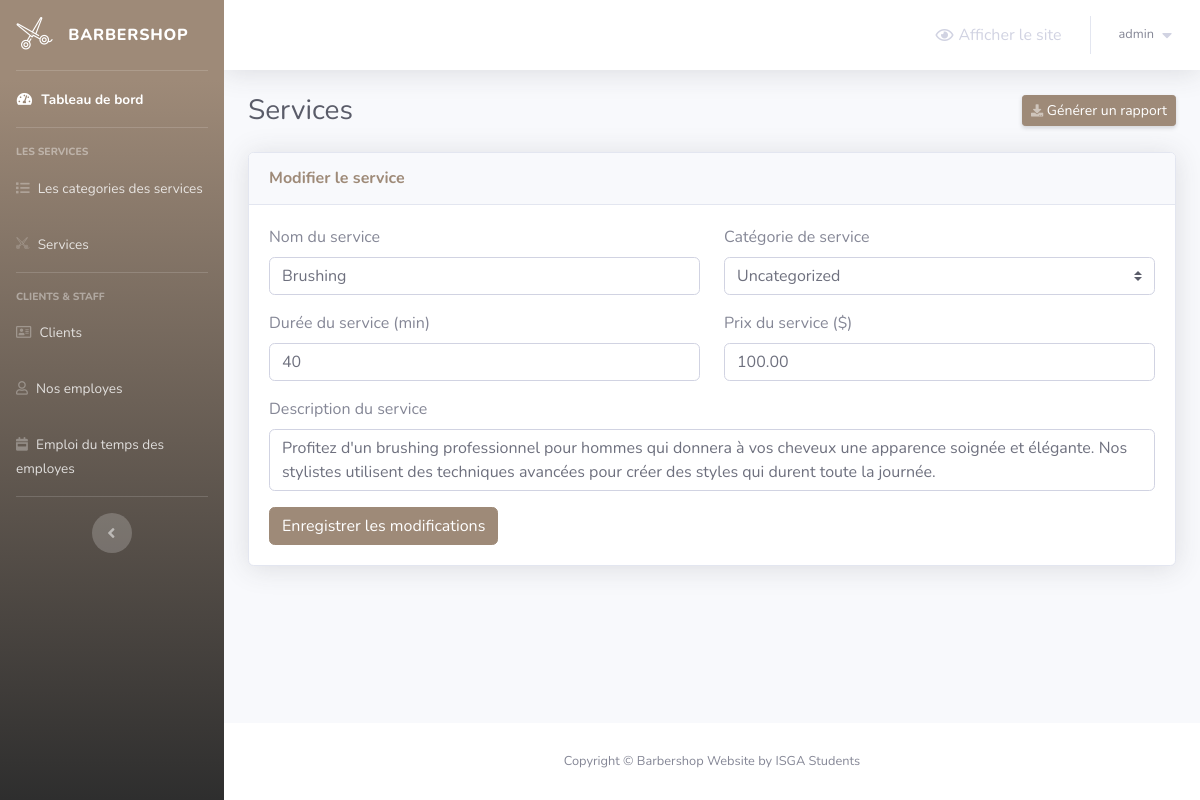
Page /barber-admin/services.php?do=Edit&service_id=3 (signed in) on the committed database.
### tables this page shows
CREATE TABLE IF NOT EXISTS `services` (
  `service_id` int NOT NULL AUTO_INCREMENT,
  `service_name` varchar(50) NOT NULL,
  `service_description` varchar(255) NOT NULL,
  `service_price` decimal(6,2) NOT NULL,
  `service_duration` int NOT NULL,
  `category_id` int NOT NULL,
  PRIMARY KEY (`service_id`),
  KEY `FK_service_category` (`category_id`)
);

### barber-admin/services.php (the view, shortened to what this page needs)
<?php
    include 'Includes/templates/header.php';
    if(isset($_SESSION['username_barbershop_Xw211qAAsq4']) && isset($_SESSION['password_barbershop_Xw211qAAsq4']))
    {
?>
        <div class="container-fluid">
            <div class="d-sm-flex align-items-center justify-content-between mb-4">
                <h1 class="h3 mb-0 text-gray-800">Services</h1>
                <a href="#" class="d-none d-sm-inline-block btn btn-sm btn-primary shadow-sm">
                    <i class="fas fa-download fa-sm text-white-50"></i>
                    Générer un rapport
                </a>
            </div>
            <?php
                $do = '';
                if(isset($_GET['do']) && in_array($_GET['do'], array('Add','Edit')))
                {
                    $do = htmlspecialchars($_GET['do']);
                }
                else
                {
                    $do = 'Manage';
                }
                if($do == 'Manage')
                {
                    $stmt = $con->prepare("SELECT * FROM services s, service_categories sc where s.category_id = sc.category_id");
                    $stmt->execute();
                    $rows_services = $stmt->fetchAll();
                ?>
                    <div class="card shadow mb-4">
                        <div class="card-header py-3">
                            <h6 class="m-0 font-weight-bold text-primary">Services</h6>
                        </div>
                        <div class="card-body">
                            <a href="services.php?do=Add" class="btn btn-success btn-sm" style="margin-bottom: 10px;">
                                <i class="fa fa-plus"></i>
                                Ajouter un service
                            </a>
                            <table class="table table-bordered">
                                <thead>
                                    <tr>
                                        <th scope="col">Nom du service</th>
                                        <th scope="col">Catégorie de service</th>
                                        <th scope="col">Description</th>
                                        <th scope="col">Prix</th>
                                        <th scope="col">Durée</th>
                                        <th scope="col">Gérer</th>
                                    </tr>
                                </thead>
                                <tbody>
                                    <?php
                                        foreach($rows_services as $service)
                                        {
                                            echo "<tr>";
                                                echo "<td>";
                                                    echo $service['service_name'];
                                                echo "</td>";
                                                echo "<td>";
                                                    echo $service['category_name'];
                                                echo "</td>";
                                                echo "<td style = 'width:30%'>";
                                                    echo $service['service_description'];
                                                echo "</td>";
                                                echo "<td>";
                                                    echo $service['service_price'];
                                                echo "</td>";
                                                echo "<td>";
                                                    echo $service['service_duration'];
                                                echo "</td>";
                                                echo "<td>";
                                                    $delete_data = "delete_".$service["service_id"];
                                                    ?>
                                                        <ul class="list-inline m-0">
                                                            <li class="list-inline-item" data-toggle="tooltip" title="Modifier">
                                                                <button class="btn btn-success btn-sm rounded-0">
                                                                    <a href="services.php?do=Edit&service_id=<?php echo $service['service_id']; ?>" style="color: white;">
                                                                        <i class="fa fa-edit"></i>
                                                                    </a>
                                                                </button>
                                                            </li>
                                                            <li class="list-inline-item" data-toggle="tooltip" title="Supprimer">
                                                                <button class="btn btn-danger btn-sm rounded-0" type="button" data-toggle="modal" data-target="#<?php echo $delete_data; ?>" data-placement="top"><i class="fa fa-trash"></i></button>
                                                                <div class="modal fade" id="<?php echo $delete_data; ?>" tabindex="-1" role="dialog" aria-labelledby="<?php echo $delete_data; ?>" aria-hidden="true">
                                                                    <div class="modal-dialog" role="document">
                                                                        <div class="modal-content">
                                                                            <div class="modal-header">
                                                                                <h5 class="modal-title" id="exampleModalLabel">Supprimer le service</h5>
                                                                                <button type="button" class="close" data-dismiss="modal" aria-label="Close">
                                                                                    <span aria-hidden="true">×</span>
                                                                                </button>
                                                                            </div>
                                                                            <div class="modal-body">
                                                                                Êtes-vous sûr de vouloir supprimer ce service "<?php echo $service['service_name']; ?>"?
                                                                            </div>
                                                                            <div class="modal-footer">
                                                                                <button type="button" class="btn btn-secondary" data-dismiss="modal">Annuler</button>
                                                                                <button type="button" data-id = "<?php echo $service['service_id']; ?>" class="btn btn-danger delete_service_bttn">Supprimer</button>
                                                                            </div>
                                                                        </div>
                                                                    </div>
                                                                </div>
                                                            </li>
                                                        </ul>
                                                    <?php
                                                echo "</td>";
                                            echo "</tr>";
                                        }
                                    ?>
                                </tbody>
                            </table>
                        </div>
                    </div>
                    <?php
                }
                elseif($do == "Edit")
                {
                    $service_id = (isset($_GET['service_id']) && is_numeric($_GET['service_id']))?intval($_GET['service_id']):0;
                    if($service_id)
                    {
                        $stmt = $con->prepare("Select * from services where service_id = ?");
                        $stmt->execute(array($service_id));
                        $service = $stmt->fetch();
                        $count = $stmt->rowCount();
                        if($count > 0)
                        {
                            ?>
                            <div class="card shadow mb-4">
                                <div class="card-header py-3">
                                    <h6 class="m-0 font-weight-bold text-primary">Modifier le service</h6>
                                </div>
                                <div class="card-body">
                                    <form method="POST" action="services.php?do=Edit&service_id=<?php echo $service_id; ?>">
                                        <div class="row">
                                            <div class="col-md-6">
                                                <div class="form-group">
                                                    <label for="service_name">Nom du service</label>
                                                    <input type="text" class="form-control" value="<?php echo $service['service_name'] ?>" placeholder="Nom du service" name="service_name">
                                                </div>
                                            </div>
                                            <div class="col-md-6">
                                                <?php
                                                    $stmt = $con->prepare("SELECT * FROM service_categories");
                                                    $stmt->execute();
                                                    $rows_categories = $stmt->fetchAll();
                                                ?>
                                                <div class="form-group">
                                                    <label for="service_category">Catégorie de service</label>
                                                    <select class="custom-select" name="service_category">
                                                        <?php
                                                            foreach($rows_categories as $category)
                                                            {
                                                                if($category['category_id'] == $service['category_id'])
                                                                {
                                                                    echo "<option value = '".$category['category_id']."' selected>";
                                                                        echo $category['category_name'];
                                                                    echo "</option>";
                                                                }
                                                                else
                                                                {
                                                                    echo "<option value = '".$category['category_id']."'>";
                                                                        echo $category['category_name'];
                                                                    echo "</option>";
                                                                }
                                                            }
                                                        ?>
                                                    </select>
                                                </div>
                                            </div>
                                        </div>
                                        <div class="row">
                                            <div class="col-md-6">
                                                <div class="form-group">
                                                    <label for="service_duration">Durée du service (min)</label>
                                                    <input type="text" class="form-control" value="<?php echo $service['service_duration'] ?>" placeholder="Durée du service" name="service_duration">
                                                </div>
                                            </div>
                                            <div class="col-md-6">
                                                <div class="form-group">
                                                    <label for="service_price">Prix du service ($)</label>
                                                    <input type="text" class="form-control" value="<?php echo $service['service_price'] ?>" placeholder="Prix du service" name="service_price">
                                                </div>
                                            </div>
                                        </div>
                                        <div class="row">
                                            <div class="col-md-12">
                                                <div class="form-group">
                                                    <label for="service_description">Description du service</label>
                                                    <textarea class="form-control" name="service_description" style="resize: none;"><?php echo $service['service_description']; ?></textarea>
                                                </div>
                                            </div>
                                        </div>
                                        <button type="submit" name="edit_service_sbmt" class="btn btn-primary">Enregistrer les modifications</button>
                                    </form>
                                </div>
                            </div>
                            <?php
                        }
                        else
                        {
                            header('Location: services.php');
                            exit();
                        }
                    }
                    else
                    {
                        header('Location: services.php');
                        exit();
                    }
                }
            ?>
        </div>
<?php
        include 'Includes/templates/footer.php';
    }
    else
    {
        header('Location: login.php');
        exit();
    }
?>

### rows in the picture
services: service_name "Brushing", service_duration "40", service_price "100.00", service_description "Profitez d'un brushing professionnel pour hommes qui donnera à vos cheveux une apparence soignée et élégante. Nos stylistes utilisent des techniques avancées pour créer des styles qui durent toute la journée."

### other values in the picture
$_SESSION['username_barbershop_Xw211qAAsq4'] "admin"
form field service_category "Uncategorized"
